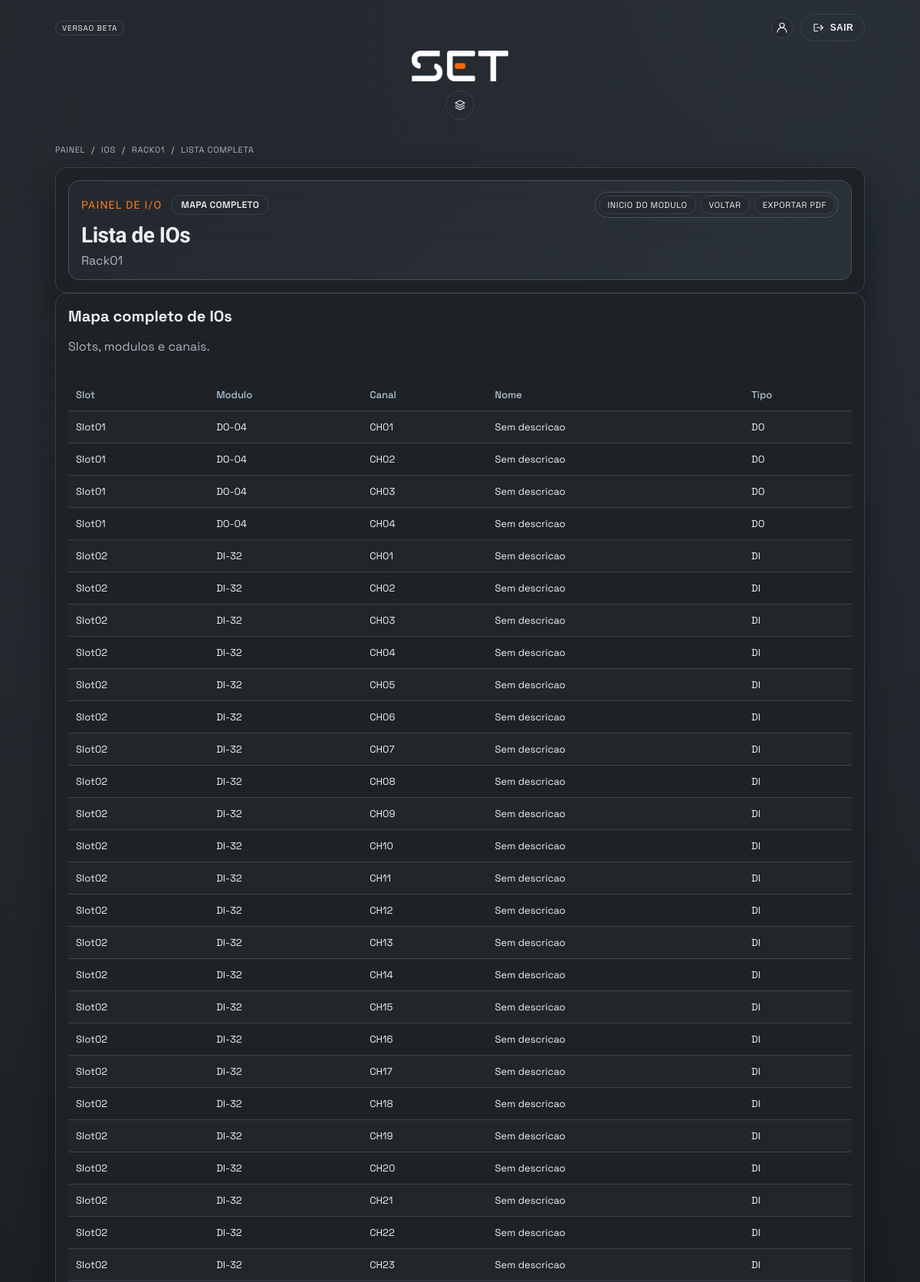
/ios/racks/1/lista/ (signed in, upper part), run on the app's committed database.
### core/models.py (models this page shows, shortened)
class RackIO(models.Model):
    cliente = models.ForeignKey("PerfilUsuario", on_delete=models.CASCADE, related_name="io_racks")
    inventario = models.ForeignKey(
        "Inventario",
        on_delete=models.SET_NULL,
        null=True,
        blank=True,
        related_name="racks_io",
    )
    local = models.ForeignKey(
        "LocalRackIO",
        on_delete=models.SET_NULL,
        null=True,
        blank=True,
        related_name="racks",
    )
    grupo = models.ForeignKey(
        "GrupoRackIO",
        on_delete=models.SET_NULL,
        null=True,
        blank=True,
        related_name="racks",
    )
    id_planta = models.ForeignKey(
        PlantaIO,
        on_delete=models.SET_NULL,
        null=True,
        blank=True,
        related_name="racks",
    )
    nome = models.CharField(max_length=120)
    descricao = models.TextField(blank=True)
    slots_total = models.PositiveSmallIntegerField(
        validators=[MinValueValidator(1), MaxValueValidator(60)],
    )
    criado_em = models.DateTimeField(auto_now_add=True)
    class Meta:
        ordering = ["nome"]

class CanalRackIO(models.Model):
    modulo = models.ForeignKey(ModuloRackIO, on_delete=models.CASCADE, related_name="canais")
    indice = models.PositiveSmallIntegerField()
    tag = models.CharField(max_length=120, blank=True)
    descricao = models.CharField(max_length=120, blank=True)
    tipo = models.ForeignKey(TipoCanalIO, on_delete=models.PROTECT, related_name="canais")
    comissionado = models.BooleanField(default=False)
    ativo = models.ForeignKey(
        "Ativo",
        on_delete=models.SET_NULL,
        null=True,
        blank=True,
        related_name="canais_io",
    )
    ativo_item = models.ForeignKey(
        "AtivoItem",
        on_delete=models.SET_NULL,
        null=True,
        blank=True,
        related_name="canais_io",
    )
    class Meta:
        ordering = ["indice"]
        constraints = [
            models.UniqueConstraint(fields=["modulo", "indice"], name="unique_modulo_rack_canal_indice"),
        ]

class ModuloRackIO(models.Model):
    rack = models.ForeignKey("RackIO", on_delete=models.CASCADE, related_name="modulos")
    modulo_modelo = models.ForeignKey(ModuloIO, on_delete=models.PROTECT, related_name="instancias")
    nome = models.CharField(max_length=120, blank=True)
    criado_em = models.DateTimeField(auto_now_add=True)
    class Meta:
        ordering = ["id"]

class ModuloIO(models.Model):
    cliente = models.ForeignKey(
        "PerfilUsuario",
        on_delete=models.CASCADE,
        related_name="io_modulos",
        null=True,
        blank=True,
    )
    nome = models.CharField(max_length=120)
    modelo = models.CharField(max_length=80, blank=True)
    marca = models.CharField(max_length=80, blank=True)
    quantidade_canais = models.PositiveSmallIntegerField(
        validators=[MinValueValidator(1), MaxValueValidator(512)],
    )
    tipo_base = models.ForeignKey(TipoCanalIO, on_delete=models.PROTECT, related_name="modulos_base")
    is_default = models.BooleanField(default=False)
    criado_em = models.DateTimeField(auto_now_add=True)
    class Meta:
        ordering = ["nome"]

class TipoCanalIO(models.Model):
    nome = models.CharField(max_length=20, unique=True)
    ativo = models.BooleanField(default=True)
    class Meta:
        ordering = ["nome"]

### core/views.py (the view, shortened to what this page needs)
# urls.py: path('ios/racks/<int:pk>/lista/', views.ios_rack_io_list, name="ios_rack_io_list"),
@login_required
def ios_rack_io_list(request, pk):
    cliente = _get_cliente(request.user)
    if not cliente and not request.user.is_staff:
        return HttpResponseForbidden("Sem cadastro de cliente.")
    if cliente:
        rack = get_object_or_404(
            RackIO,
            Q(pk=pk),
            Q(cliente=cliente) | Q(id_planta__in=cliente.plantas.all()),
        )
    else:
        rack = get_object_or_404(RackIO, pk=pk)
    slot_pos_subquery = RackSlotIO.objects.filter(modulo_id=OuterRef("modulo_id")).values("posicao")[:1]
    canais = (
        CanalRackIO.objects.filter(modulo__rack=rack)
        .select_related("modulo", "modulo__modulo_modelo", "tipo")
        .annotate(slot_pos=Subquery(slot_pos_subquery))
        .order_by("slot_pos", "indice")
    )
    return render(
        request,
        "core/ios_rack_io_list.html",
        {
            "rack": rack,
            "canais": canais,
        },
    )

### core/views.py (called while the page is built)
def _get_cliente(user):
    try:
        return user.perfilusuario
    except PerfilUsuario.DoesNotExist:
        email = (user.email or user.username or "").strip().lower()
        if not email:
            return None
        return PerfilUsuario.objects.filter(email__iexact=email).first()

### core/templates/core/ios_rack_io_list.html (shortened to what this page needs)
{% extends "core/base.html" %}
{% load static %}
{% block breadcrumbs %}
  <nav class="page-crumbs" aria-label="Breadcrumb">
    <a href="{% url 'painel' %}">Painel</a>
    <span class="crumb-sep">/</span>
    <a href="{% url 'ios_list' %}">IOs</a>
    <span class="crumb-sep">/</span>
    <a href="{% url 'ios_rack_detail' rack.id %}">{{ rack.nome }}</a>
    <span class="crumb-sep">/</span>
    <span>Lista completa</span>
  </nav>
{% endblock %}
{% block content %}
  <section class="card io-compact">
    <div class="page-hud">
      <div class="hud-top">
        <div class="hud-title">Painel de I/O</div>
        <div class="hud-pill">Mapa completo</div>
        <div class="hud-menu" aria-label="Menu do modulo">
          <a class="hud-menu-pill" href="{% url 'ios_list' %}">Inicio do modulo</a>
          <a class="hud-menu-pill" href="{% url 'ios_rack_detail' rack.id %}">Voltar</a>
          <a class="hud-menu-pill" href="{% url 'ios_rack_io_list' rack.id %}?format=pdf">Exportar PDF</a>
        </div>
      </div>
      <div class="page-hud-head">
        <div>
          <h1 class="page-title">Lista de IOs</h1>
          <p class="page-subtitle">{{ rack.nome }}{% if rack.descricao %} - {{ rack.descricao }}{% endif %}</p>
        </div>
      </div>
    </div>
  </section>
  <section class="io-card io-compact">
    <div class="io-card-head">
      <div>
        <h2 class="io-title">Mapa completo de IOs</h2>
        <p class="muted">Slots, modulos e canais.</p>
      </div>
    </div>
    <div class="table-wrap">
      <table class="table io-search-table">
        <thead>
          <tr>
            <th>Slot</th>
            <th>Modulo</th>
            <th>Canal</th>
            <th>Nome</th>
            <th>Tipo</th>
          </tr>
        </thead>
        <tbody>
          {% for canal in canais %}
            <tr>
              <td>
                {% if canal.slot_pos %}
                  Slot{{ canal.slot_pos|stringformat:"02d" }}
                {% else %}
                  -
                {% endif %}
              </td>
              <td>{{ canal.modulo.nome|default:canal.modulo.modulo_modelo.nome }}</td>
              <td>CH{{ canal.indice|stringformat:"02d" }}</td>
              <td>
                {% if canal.descricao %}
                  {{ canal.descricao }}
                {% else %}
                  Sem descricao
                {% endif %}
              </td>
              <td>{{ canal.tipo.nome }}</td>
            </tr>
          {% empty %}
            <tr>
              <td colspan="5" class="muted">Nenhum IO cadastrado neste rack.</td>
            </tr>
          {% endfor %}
        </tbody>
      </table>
    </div>
  </section>
{% endblock %}

### data on the page
RackIO: nome "RACK01", nome "Rack01"
CanalRackIO: slot_pos "01", modulo.nome "DO-04", indice "01", descricao "Sem descricao", tipo.nome "DO"
CanalRackIO: slot_pos "01", modulo.nome "DO-04", indice "02", descricao "Sem descricao", tipo.nome "DO"
CanalRackIO: slot_pos "01", modulo.nome "DO-04", indice "03", descricao "Sem descricao", tipo.nome "DO"
CanalRackIO: slot_pos "01", modulo.nome "DO-04", indice "04", descricao "Sem descricao", tipo.nome "DO"
CanalRackIO: slot_pos "02", modulo.nome "DI-32", indice "01", descricao "Sem descricao", tipo.nome "DI"
CanalRackIO: slot_pos "02", modulo.nome "DI-32", indice "02", descricao "Sem descricao", tipo.nome "DI"
CanalRackIO: slot_pos "02", modulo.nome "DI-32", indice "03", descricao "Sem descricao", tipo.nome "DI"
CanalRackIO: slot_pos "02", modulo.nome "DI-32", indice "04", descricao "Sem descricao", tipo.nome "DI"
CanalRackIO: slot_pos "02", modulo.nome "DI-32", indice "05", descricao "Sem descricao", tipo.nome "DI"
CanalRackIO: slot_pos "02", modulo.nome "DI-32", indice "06", descricao "Sem descricao", tipo.nome "DI"
CanalRackIO: slot_pos "02", modulo.nome "DI-32", indice "07", descricao "Sem descricao", tipo.nome "DI"
CanalRackIO: slot_pos "02", modulo.nome "DI-32", indice "08", descricao "Sem descricao", tipo.nome "DI"
CanalRackIO: slot_pos "02", modulo.nome "DI-32", indice "09", descricao "Sem descricao", tipo.nome "DI"
CanalRackIO: slot_pos "02", modulo.nome "DI-32", indice "10", descricao "Sem descricao", tipo.nome "DI"
CanalRackIO: slot_pos "02", modulo.nome "DI-32", indice "11", descricao "Sem descricao", tipo.nome "DI"
CanalRackIO: slot_pos "02", modulo.nome "DI-32", indice "12", descricao "Sem descricao", tipo.nome "DI"
CanalRackIO: slot_pos "02", modulo.nome "DI-32", indice "13", descricao "Sem descricao", tipo.nome "DI"
CanalRackIO: slot_pos "02", modulo.nome "DI-32", indice "14", descricao "Sem descricao", tipo.nome "DI"
CanalRackIO: slot_pos "02", modulo.nome "DI-32", indice "15", descricao "Sem descricao", tipo.nome "DI"
CanalRackIO: slot_pos "02", modulo.nome "DI-32", indice "16", descricao "Sem descricao", tipo.nome "DI"
CanalRackIO: slot_pos "02", modulo.nome "DI-32", indice "17", descricao "Sem descricao", tipo.nome "DI"
CanalRackIO: slot_pos "02", modulo.nome "DI-32", indice "18", descricao "Sem descricao", tipo.nome "DI"
CanalRackIO: slot_pos "02", modulo.nome "DI-32", indice "19", descricao "Sem descricao", tipo.nome "DI"
CanalRackIO: slot_pos "02", modulo.nome "DI-32", indice "20", descricao "Sem descricao", tipo.nome "DI"
CanalRackIO: slot_pos "02", modulo.nome "DI-32", indice "21", descricao "Sem descricao", tipo.nome "DI"
CanalRackIO: slot_pos "02", modulo.nome "DI-32", indice "22", descricao "Sem descricao", tipo.nome "DI"
CanalRackIO: slot_pos "02", modulo.nome "DI-32", indice "23", descricao "Sem descricao", tipo.nome "DI"
